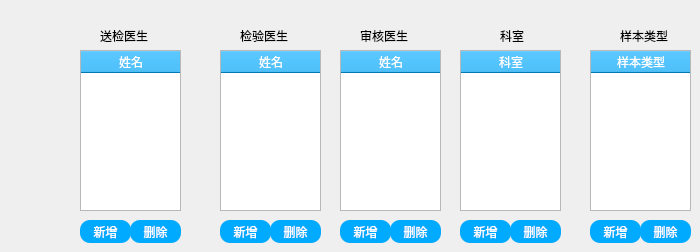
    <widget class="QWidget" name="tab_4">
     <attribute name="title">
      <string>快捷方式</string>
     </attribute>
     <widget class="QLabel" name="label_38">
      <property name="geometry">
       <rect>
        <x>100</x>
        <y>30</y>
        <width>54</width>
        <height>12</height>
       </rect>
      </property>
      <property name="text">
       <string>送检医生</string>
      </property>
     </widget>
     <widget class="QTableWidget" name="tableWidget">
      <property name="geometry">
       <rect>
        <x>80</x>
        <y>50</y>
        <width>101</width>
        <height>161</height>
       </rect>
      </property>
      <property name="styleSheet">
       <string notr="true">QTableWidget::horizontalHeader QHeaderView::section {
  background-color: #00aaff; /* 变淡后的蓝色背景，透明度为50% */
    color: white;
}
</string>
      </property>
      <property name="columnCount">
       <number>1</number>
      </property>
      <column>
       <property name="text">
        <string>姓名</string>
       </property>
      </column>
     </widget>
     <widget class="QPushButton" name="pushButton_34">
      <property name="geometry">
       <rect>
        <x>80</x>
        <y>220</y>
        <width>51</width>
        <height>23</height>
       </rect>
      </property>
      <property name="styleSheet">
       <string notr="true"> border-radius: 10px;
    background-color: #00aaff; /* 变淡后的蓝色背景，透明度为50% */
    color: white;</string>
      </property>
      <property name="text">
       <string>新增</string>
      </property>
     </widget>
     <widget class="QPushButton" name="pushButton_35">
      <property name="geometry">
       <rect>
        <x>130</x>
        <y>220</y>
        <width>51</width>
        <height>23</height>
       </rect>
      </property>
      <property name="styleSheet">
       <string notr="true"> border-radius: 10px;
    background-color: #00aaff; /* 变淡后的蓝色背景，透明度为50% */
    color: white;</string>
      </property>
      <property name="text">
       <string>删除</string>
      </property>
     </widget>
     <widget class="QTableWidget" name="tableWidget_2">
      <property name="geometry">
       <rect>
        <x>220</x>
        <y>50</y>
        <width>101</width>
        <height>161</height>
       </rect>
      </property>
      <property name="styleSheet">
       <string notr="true">QTableWidget::horizontalHeader QHeaderView::section {
  background-color: #00aaff; /* 变淡后的蓝色背景，透明度为50% */
    color: white;
}
</string>
      </property>
      <property name="columnCount">
       <number>1</number>
      </property>
      <column>
       <property name="text">
        <string>姓名</string>
       </property>
      </column>
     </widget>
     <widget class="QTableWidget" name="tableWidget_3">
      <property name="geometry">
       <rect>
        <x>340</x>
        <y>50</y>
        <width>101</width>
        <height>161</height>
       </rect>
      </property>
      <property name="styleSheet">
       <string notr="true">QTableWidget::horizontalHeader QHeaderView::section {
  background-color: #00aaff; /* 变淡后的蓝色背景，透明度为50% */
    color: white;
}
</string>
      </property>
      <property name="columnCount">
       <number>1</number>
      </property>
      <column>
       <property name="text">
        <string>姓名</string>
       </property>
      </column>
     </widget>
     <widget class="QTableWidget" name="tableWidget_4">
      <property name="geometry">
       <rect>
        <x>460</x>
        <y>50</y>
        <width>101</width>
        <height>161</height>
       </rect>
      </property>
      <property name="styleSheet">
       <string notr="true">QTableWidget::horizontalHeader QHeaderView::section {
  background-color: #00aaff; /* 变淡后的蓝色背景，透明度为50% */
    color: white;
}
</string>
      </property>
      <property name="columnCount">
       <number>1</number>
      </property>
      <column>
       <property name="text">
        <string>科室</string>
       </property>
      </column>
     </widget>
     <widget class="QTableWidget" name="tableWidget_5">
      <property name="geometry">
       <rect>
        <x>590</x>
        <y>50</y>
        <width>101</width>
        <height>161</height>
       </rect>
      </property>
      <property name="styleSheet">
       <string notr="true">QTableWidget::horizontalHeader QHeaderView::section {
  background-color: #00aaff; /* 变淡后的蓝色背景，透明度为50% */
    color: white;
}
</string>
      </property>
      <property name="columnCount">
       <number>1</number>
      </property>
      <column>
       <property name="text">
        <string>样本类型</string>
       </property>
      </column>
     </widget>
     <widget class="QLabel" name="label_39">
      <property name="geometry">
       <rect>
        <x>240</x>
        <y>30</y>
        <width>54</width>
        <height>12</height>
       </rect>
      </property>
      <property name="text">
       <string>检验医生</string>
      </property>
     </widget>
     <widget class="QLabel" name="label_40">
      <property name="geometry">
       <rect>
        <x>360</x>
        <y>30</y>
        <width>54</width>
        <height>12</height>
       </rect>
      </property>
      <property name="text">
       <string>审核医生</string>
      </property>
     </widget>
     <widget class="QLabel" name="label_41">
      <property name="geometry">
       <rect>
        <x>500</x>
        <y>30</y>
        <width>54</width>
        <height>12</height>
       </rect>
      </property>
      <property name="text">
       <string>科室</string>
      </property>
     </widget>
     <widget class="QLabel" name="label_42">
      <property name="geometry">
       <rect>
        <x>620</x>
        <y>30</y>
        <width>54</width>
        <height>12</height>
       </rect>
      </property>
      <property name="text">
       <string>样本类型</string>
      </property>
     </widget>
     <widget class="QPushButton" name="pushButton_36">
      <property name="geometry">
       <rect>
        <x>270</x>
        <y>220</y>
        <width>51</width>
        <height>23</height>
       </rect>
      </property>
      <property name="styleSheet">
       <string notr="true"> border-radius: 10px;
    background-color: #00aaff; /* 变淡后的蓝色背景，透明度为50% */
    color: white;</string>
      </property>
      <property name="text">
       <string>删除</string>
      </property>
     </widget>
     <widget class="QPushButton" name="pushButton_37">
      <property name="geometry">
       <rect>
        <x>220</x>
        <y>220</y>
        <width>51</width>
        <height>23</height>
       </rect>
      </property>
      <property name="styleSheet">
       <string notr="true"> border-radius: 10px;
    background-color: #00aaff; /* 变淡后的蓝色背景，透明度为50% */
    color: white;</string>
      </property>
      <property name="text">
       <string>新增</string>
      </property>
     </widget>
     <widget class="QPushButton" name="pushButton_38">
      <property name="geometry">
       <rect>
        <x>390</x>
        <y>220</y>
        <width>51</width>
        <height>23</height>
       </rect>
      </property>
      <property name="styleSheet">
       <string notr="true"> border-radius: 10px;
    background-color: #00aaff; /* 变淡后的蓝色背景，透明度为50% */
    color: white;</string>
      </property>
      <property name="text">
       <string>删除</string>
      </property>
     </widget>
     <widget class="QPushButton" name="pushButton_39">
      <property name="geometry">
       <rect>
        <x>340</x>
        <y>220</y>
        <width>51</width>
        <height>23</height>
       </rect>
      </property>
      <property name="styleSheet">
       <string notr="true"> border-radius: 10px;
    background-color: #00aaff; /* 变淡后的蓝色背景，透明度为50% */
    color: white;</string>
      </property>
      <property name="text">
       <string>新增</string>
      </property>
     </widget>
     <widget class="QPushButton" name="pushButton_40">
      <property name="geometry">
       <rect>
        <x>510</x>
        <y>220</y>
        <width>51</width>
        <height>23</height>
       </rect>
      </property>
      <property name="styleSheet">
       <string notr="true"> border-radius: 10px;
    background-color: #00aaff; /* 变淡后的蓝色背景，透明度为50% */
    color: white;</string>
      </property>
      <property name="text">
       <string>删除</string>
      </property>
     </widget>
     <widget class="QPushButton" name="pushButton_41">
      <property name="geometry">
       <rect>
        <x>460</x>
        <y>220</y>
        <width>51</width>
        <height>23</height>
       </rect>
      </property>
      <property name="styleSheet">
       <string notr="true"> border-radius: 10px;
    background-color: #00aaff; /* 变淡后的蓝色背景，透明度为50% */
    color: white;</string>
      </property>
      <property name="text">
       <string>新增</string>
      </property>
     </widget>
     <widget class="QPushButton" name="pushButton_42">
      <property name="geometry">
       <rect>
        <x>640</x>
        <y>220</y>
        <width>51</width>
        <height>23</height>
       </rect>
      </property>
      <property name="styleSheet">
       <string notr="true"> border-radius: 10px;
    background-color: #00aaff; /* 变淡后的蓝色背景，透明度为50% */
    color: white;</string>
      </property>
      <property name="text">
       <string>删除</string>
      </property>
     </widget>
     <widget class="QPushButton" name="pushButton_43">
      <property name="geometry">
       <rect>
        <x>590</x>
        <y>220</y>
        <width>51</width>
        <height>23</height>
       </rect>
      </property>
      <property name="styleSheet">
       <string notr="true"> border-radius: 10px;
    background-color: #00aaff; /* 变淡后的蓝色背景，透明度为50% */
    color: white;</string>
      </property>
      <property name="text">
       <string>新增</string>
      </property>
     </widget>
    </widget>
